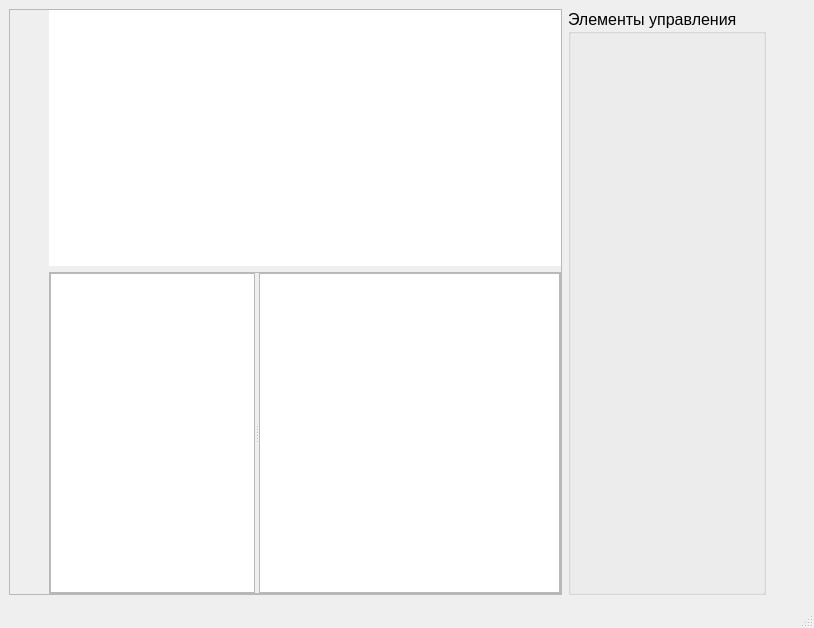
<?xml version="1.0" encoding="UTF-8"?>
<ui version="4.0">
 <class>MainForm</class>
 <widget class="QMainWindow" name="MainForm">
  <property name="geometry">
   <rect>
    <x>0</x>
    <y>0</y>
    <width>814</width>
    <height>628</height>
   </rect>
  </property>
  <property name="sizePolicy">
   <sizepolicy hsizetype="Preferred" vsizetype="Preferred">
    <horstretch>0</horstretch>
    <verstretch>0</verstretch>
   </sizepolicy>
  </property>
  <property name="font">
   <font>
    <pointsize>12</pointsize>
   </font>
  </property>
  <property name="windowTitle">
   <string>MainForm</string>
  </property>
  <widget class="QWidget" name="centralwidget">
   <layout class="QGridLayout" name="gridLayout_2">
    <item row="0" column="0">
     <widget class="QFrame" name="frameGuiEditor">
      <property name="frameShape">
       <enum>QFrame::StyledPanel</enum>
      </property>
      <property name="frameShadow">
       <enum>QFrame::Raised</enum>
      </property>
      <layout class="QGridLayout" name="gridLayout">
       <property name="leftMargin">
        <number>0</number>
       </property>
       <property name="topMargin">
        <number>0</number>
       </property>
       <property name="rightMargin">
        <number>0</number>
       </property>
       <property name="bottomMargin">
        <number>0</number>
       </property>
       <item row="1" column="1">
        <widget class="QFrame" name="frameGuiSettings">
         <property name="maximumSize">
          <size>
           <width>512</width>
           <height>16777215</height>
          </size>
         </property>
         <property name="frameShape">
          <enum>QFrame::StyledPanel</enum>
         </property>
         <property name="frameShadow">
          <enum>QFrame::Raised</enum>
         </property>
         <layout class="QVBoxLayout" name="verticalLayout">
          <property name="leftMargin">
           <number>0</number>
          </property>
          <property name="topMargin">
           <number>0</number>
          </property>
          <property name="rightMargin">
           <number>0</number>
          </property>
          <property name="bottomMargin">
           <number>0</number>
          </property>
          <item>
           <widget class="QSplitter" name="splitter">
            <property name="lineWidth">
             <number>1</number>
            </property>
            <property name="midLineWidth">
             <number>0</number>
            </property>
            <property name="orientation">
             <enum>Qt::Horizontal</enum>
            </property>
            <widget class="QListView" name="listGuiItems">
             <property name="sizePolicy">
              <sizepolicy hsizetype="Fixed" vsizetype="Expanding">
               <horstretch>0</horstretch>
               <verstretch>0</verstretch>
              </sizepolicy>
             </property>
             <property name="maximumSize">
              <size>
               <width>205</width>
               <height>16777215</height>
              </size>
             </property>
             <property name="font">
              <font>
               <pointsize>12</pointsize>
              </font>
             </property>
            </widget>
            <widget class="QTableView" name="tableItemProperties">
             <property name="font">
              <font>
               <pointsize>12</pointsize>
              </font>
             </property>
            </widget>
           </widget>
          </item>
         </layout>
        </widget>
       </item>
       <item row="0" column="1">
        <widget class="QGraphicsView" name="screen">
         <property name="sizePolicy">
          <sizepolicy hsizetype="Preferred" vsizetype="Preferred">
           <horstretch>0</horstretch>
           <verstretch>0</verstretch>
          </sizepolicy>
         </property>
         <property name="minimumSize">
          <size>
           <width>512</width>
           <height>256</height>
          </size>
         </property>
         <property name="maximumSize">
          <size>
           <width>512</width>
           <height>256</height>
          </size>
         </property>
         <property name="frameShape">
          <enum>QFrame::NoFrame</enum>
         </property>
         <property name="verticalScrollBarPolicy">
          <enum>Qt::ScrollBarAlwaysOff</enum>
         </property>
         <property name="horizontalScrollBarPolicy">
          <enum>Qt::ScrollBarAlwaysOff</enum>
         </property>
         <property name="sceneRect">
          <rectf>
           <x>0.000000000000000</x>
           <y>0.000000000000000</y>
           <width>512.000000000000000</width>
           <height>256.000000000000000</height>
          </rectf>
         </property>
         <property name="dragMode">
          <enum>QGraphicsView::NoDrag</enum>
         </property>
        </widget>
       </item>
       <item row="0" column="0" rowspan="2">
        <spacer name="horizontalSpacer">
         <property name="orientation">
          <enum>Qt::Horizontal</enum>
         </property>
         <property name="sizeHint" stdset="0">
          <size>
           <width>40</width>
           <height>20</height>
          </size>
         </property>
        </spacer>
       </item>
      </layout>
     </widget>
    </item>
    <item row="0" column="1">
     <widget class="QGroupBox" name="framePalette">
      <property name="sizePolicy">
       <sizepolicy hsizetype="Fixed" vsizetype="Preferred">
        <horstretch>0</horstretch>
        <verstretch>0</verstretch>
       </sizepolicy>
      </property>
      <property name="title">
       <string>Элементы управления</string>
      </property>
     </widget>
    </item>
    <item row="0" column="2">
     <spacer name="horizontalSpacer_2">
      <property name="orientation">
       <enum>Qt::Horizontal</enum>
      </property>
      <property name="sizeHint" stdset="0">
       <size>
        <width>40</width>
        <height>20</height>
       </size>
      </property>
     </spacer>
    </item>
   </layout>
  </widget>
  <widget class="QMenuBar" name="menubar">
   <property name="geometry">
    <rect>
     <x>0</x>
     <y>0</y>
     <width>814</width>
     <height>27</height>
    </rect>
   </property>
  </widget>
  <widget class="QStatusBar" name="statusbar"/>
 </widget>
 <resources/>
 <connections/>
</ui>
